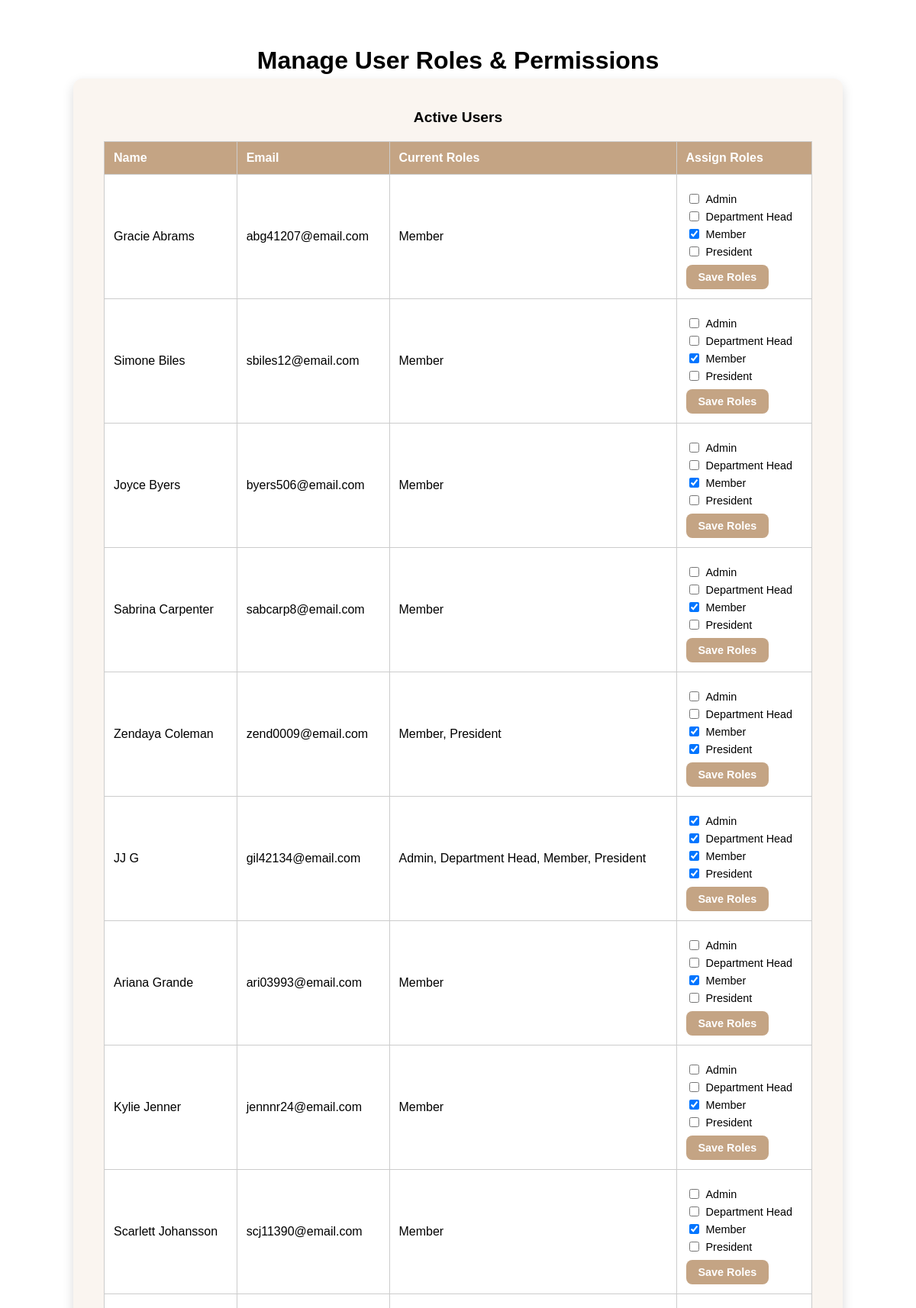
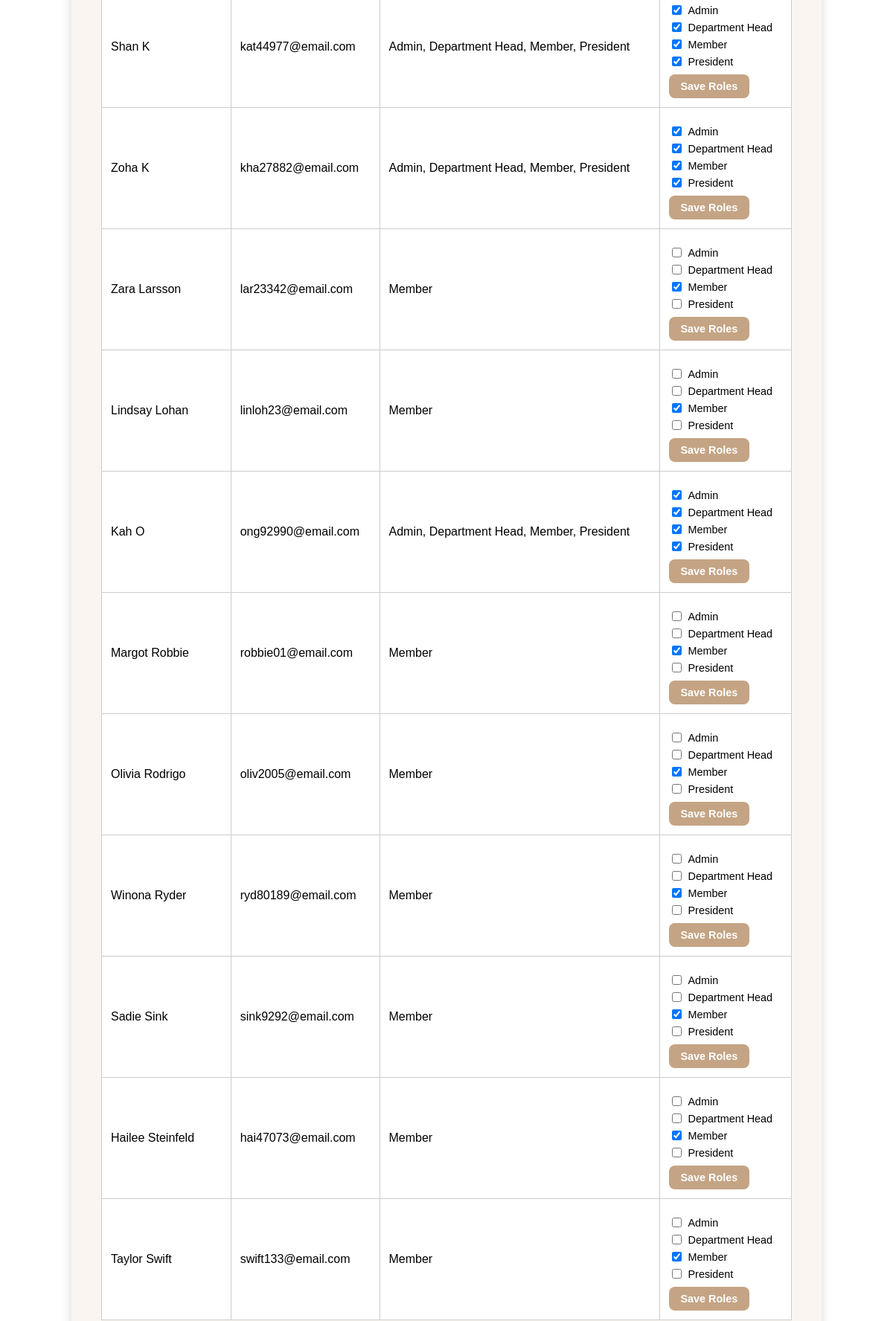
The page /RoleAssign/manage_roles.php (signed in, upper part) on the database its author committed (2 pictures, top to bottom).
### tables this page shows
CREATE TABLE User (
user_id			INT					NOT NULL  						AUTO_INCREMENT,
first_name		VARCHAR(25)			NOT NULL, 
last_name		VARCHAR(25)			NOT NULL, 
user_email		VARCHAR(50)			NOT NULL, 
user_phone		VARCHAR(15)			NOT NULL, 
user_address	VARCHAR(200)		NOT NULL, 
password_hashed	VARCHAR(60)			NOT NULL, 
is_active		BOOLEAN				NOT NULL, 
joined_on		TIMESTAMP			NOT NULL   					 DEFAULT CURRENT_TIMESTAMP, 
last_login		TIMESTAMP			NOT NULL					 DEFAULT CURRENT_TIMESTAMP, 
last_updated	TIMESTAMP									  	 ON UPDATE CURRENT_TIMESTAMP,
updated_by		INT,
PRIMARY KEY (user_id), 
UNIQUE INDEX user_email (user_email)
);

CREATE TABLE Role (
role_id			INT					NOT NULL  						AUTO_INCREMENT,
role_name		VARCHAR(50)			NOT NULL, 
role_desc		TEXT				NOT NULL, 
PRIMARY KEY (role_id)	
);

### RoleAssign/manage_roles.php (the view, shortened to what this page needs)
<?php
require_once __DIR__ . '/../include/db_connect.php';
$queryGetUsers = 'SELECT u.user_id, u.first_name, u.last_name, u.user_email
                  FROM User u
                  WHERE u.is_active = 1
                  ORDER BY u.last_name, u.first_name';
$stmtUsers = $db->prepare($queryGetUsers);
$stmtUsers->execute();
$users = $stmtUsers->fetchAll();
$queryGetRoles = 'SELECT role_id, role_name FROM Role ORDER BY role_name';
$stmtRoles = $db->prepare($queryGetRoles);
$stmtRoles->execute();
$roles = $stmtRoles->fetchAll();
$queryAllUserRoles = 'SELECT user_id, role_id FROM UserRole';
$stmtAllRoles = $db->prepare($queryAllUserRoles);
$stmtAllRoles->execute();
$userRolesMap = [];
foreach ($stmtAllRoles->fetchAll() as $row)
{
    $userRolesMap[$row['user_id']][] = $row['role_id'];
}
?>
<!DOCTYPE html>
<html>
<head>
    <link rel="stylesheet" type="text/css" href="../style.css">
</head>
<body>
    <h1>Manage User Roles & Permissions</h1>
    <div class="content-box">
        <h2>Active Users</h2>
        <table>
            <thead>
                <tr>
                    <th>Name</th>
                    <th>Email</th>
                    <th>Current Roles</th>
                    <th>Assign Roles</th>
                </tr>
            </thead>
            <tbody>
                <?php foreach ($users as $user): ?>
                <?php $currentRoles = $userRolesMap[$user['user_id']] ?? []; ?>
                <tr>
                    <td><?php echo htmlspecialchars($user['first_name'] . ' ' . $user['last_name']); ?></td>
                    <td><?php echo htmlspecialchars($user['user_email']); ?></td>
                    <td>
                        <?php
                        $roleNames = [];
                        foreach ($roles as $r) {
                            if (in_array($r['role_id'], $currentRoles)) {
                                $roleNames[] = htmlspecialchars($r['role_name']);
                            }
                        }
                        echo implode(', ', $roleNames) ?: 'No roles assigned';
                        ?>
                    </td>
                    <td>
                        <form method="POST" action="assign_role_process.php" class="role-form">
                            <div class="checkbox-group">
                                <?php foreach ($roles as $role): ?>
                                <label>
                                    <input type="checkbox" name="role_ids[]" value="<?php echo $role['role_id']; ?>"
                                        <?php echo in_array($role['role_id'], $currentRoles) ? 'checked' : ''; ?>>
                                    <?php echo htmlspecialchars($role['role_name']); ?>
                                </label>
                                <?php endforeach; ?>
                            </div>
                            <button type="submit" name="assign_role" class="action-btn">Save Roles</button>
                        </form>
                    </td>
                </tr>
                <?php endforeach; ?>
            </tbody>
        </table>
    </div>
</body>
</html>

### style.css (style rules this page uses)
body { margin: 0; min-height: 100vh; background-image: url("images/background.png"); font-family: 'Poppins', Arial, Helvetica, sans-serif; display: flex; flex-direction: column; justify-content: center; align-items: center; }
button { margin-top: 16px; padding: 14px; border-radius: 12px; border: none; background-color: #c4a484; color: white; font-size: 1.05em; font-weight: 600; cursor: pointer; }
h1 { text-align: center; font-size: 2.0em; margin-bottom: 5px; }
h2 { text-align: center; margin-top: 0; font-size: 1.2em; margin-bottom: 10px; }

### RoleAssign/manage_roles.php (style rules this page uses)
body { display: flex; flex-direction: column; align-items: center; justify-content: flex-start; padding: 40px 20px; background-image: url('../images/background.png'); background-size: cover; background-attachment: fixed; background-repeat: no-repeat; min-height: 100vh; margin: 0; }
h1 { text-align: center; width: 100%; }
.content-box { width: 80%; max-width: 1400px; background-color: #faf5f0; border-radius: 12px; box-shadow: 0 6px 15px rgba(0,0,0,0.15); padding: 40px; text-align: center; }
table { width: 100%; border-collapse: collapse; margin-top: 20px; background-color: white; }
table, th, td { border: 1px solid #ccc; }
th, td { padding: 12px; text-align: left; }
th { background-color: #c4a484; color: white; }
.role-form { margin-top: 10px; }
.checkbox-group { display: flex; flex-direction: column; gap: 4px; text-align: left; }
.checkbox-group label { font-size: 0.9em; display: flex; align-items: center; gap: 6px; }
.action-btn { padding: 8px 16px; margin-top: 8px; border-radius: 8px; border: none; background-color: #c4a484; color: white; cursor: pointer; font-size: 0.9em; }

### rows shown on the page
user: first_name+last_name "Gracie Abrams", user_email "abg41207@email.com", roleNames "Member", user_id "☑"
role: role_name "Admin"
role: role_name "Department Head"
role: role_name "Member"
role: role_name "President"
user: first_name+last_name "Simone Biles", user_email "sbiles12@email.com", roleNames "Member", user_id "☑"
user: first_name+last_name "Joyce Byers", user_email "byers506@email.com", roleNames "Member", user_id "☑"
user: first_name+last_name "Sabrina Carpenter", user_email "sabcarp8@email.com", roleNames "Member", user_id "☑"
user: first_name+last_name "Zendaya Coleman", user_email "zend0009@email.com", roleNames "Member, President", user_id "☑"
user: first_name+last_name "JJ G", user_email "gil42134@email.com", roleNames "Admin, Department Head, Member, President", user_id "☑"
user: first_name+last_name "Ariana Grande", user_email "ari03993@email.com", roleNames "Member", user_id "☑"
user: first_name+last_name "Kylie Jenner", user_email "jennnr24@email.com", roleNames "Member", user_id "☑"
user: first_name+last_name "Scarlett Johansson", user_email "scj11390@email.com", roleNames "Member", user_id "☑"
user: first_name+last_name "Shan K", user_email "kat44977@email.com", roleNames "Admin, Department Head, Member, President", user_id "☑"
user: first_name+last_name "Zoha K", user_email "kha27882@email.com", roleNames "Admin, Department Head, Member, President", user_id "☑"
user: first_name+last_name "Zara Larsson", user_email "lar23342@email.com", roleNames "Member", user_id "☑"
user: first_name+last_name "Lindsay Lohan", user_email "linloh23@email.com", roleNames "Member", user_id "☑"
user: first_name+last_name "Kah O", user_email "ong92990@email.com", roleNames "Admin, Department Head, Member, President", user_id "☑"
user: first_name+last_name "Margot Robbie", user_email "robbie01@email.com", roleNames "Member", user_id "☑"
user: first_name+last_name "Olivia Rodrigo", user_email "oliv2005@email.com", roleNames "Member", user_id "☑"
user: first_name+last_name "Winona Ryder", user_email "ryd80189@email.com", roleNames "Member", user_id "☑"
user: first_name+last_name "Sadie Sink", user_email "sink9292@email.com", roleNames "Member", user_id "☑"
user: first_name+last_name "Hailee Steinfeld", user_email "hai47073@email.com", roleNames "Member", user_id "☑"
user: first_name+last_name "Taylor Swift", user_email "swift133@email.com", roleNames "Member", user_id "☑"
